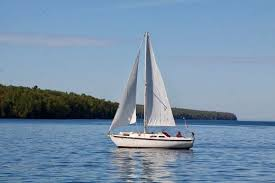
%> input picture SEMESTER 4/sailboat.jpg, 275 x 183 px
$ octave kimi.m   (GNU Octave 9; MATLAB toolbox functions it lacks are replaced by stand-ins)
%> lines starting %> are read from the running program, lines starting %| are printed output that depends on the picture
gambar=imread('sailboat.jpg');
%> gambar is the input picture: size 183x275x3 uint8; mean R, G, B 119, 144.5, 169.5
gray=rgb2gray(gambar);
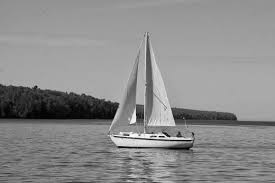
%> gray: size 183x275 uint8; min 0, max 252, mean 139.7
g1 = [0 -1 0;-1 4 -1;0 -1 0];
highPass = conv2(double(gray),g1);; imshow(gray);66
%> after `highPass = conv2(double(gray),g1)`:
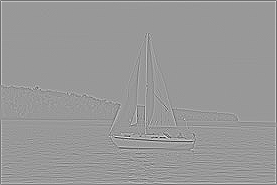
%> highPass: size 185x277 double; min -549, max 369, mean 0; drawn with min black and max white
figure, imshow(uint8(highPass))
%> after `imshow(uint8(highPass))`:
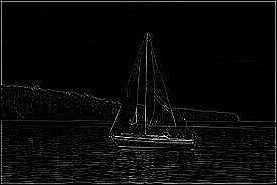
%> displayed picture: size 185x277, on the screen's scale of 0 to 255; min 0, max 255, mean 10

$ run again, with SEMESTER 4/WhatsApp Image 2024-04-01 at 10.49.24_065acd91.jpg copied over SEMESTER 4/sailboat.jpg
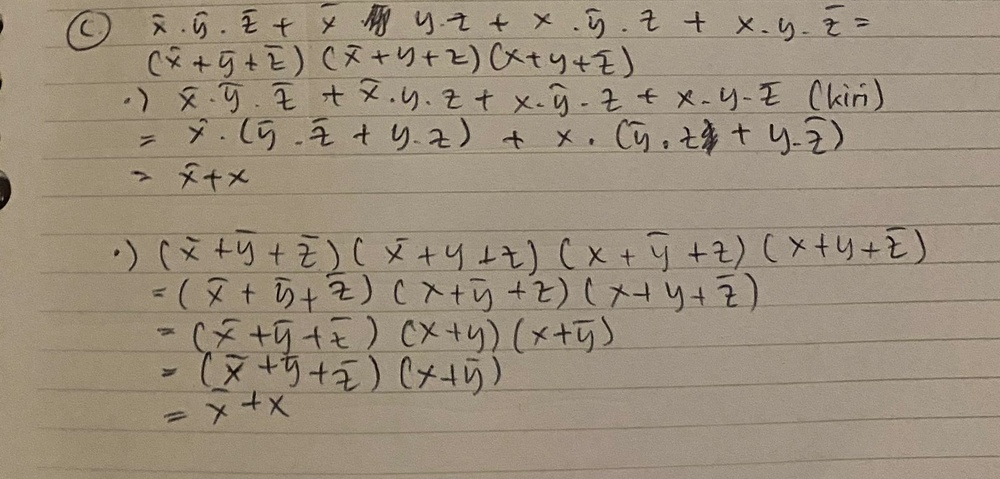
%> input picture SEMESTER 4/WhatsApp Image 2024-04-01 at 10.49.24_065acd91.jpg, 1000 x 479 px, shrunk from 1600 x 766 before the run
%> gambar is the input picture: size 479x1000x3 uint8; mean R, G, B 156.1, 143.2, 125
%> `highPass = conv2(double(gray),g1)`:
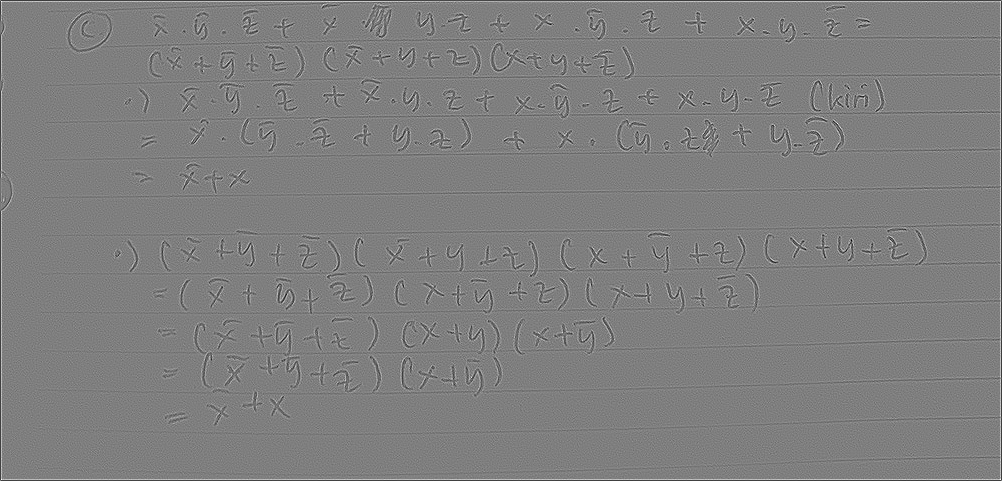
%> highPass: size 481x1002 double; min -302, max 304, mean 0; drawn with min black and max white
%> `imshow(uint8(highPass))`:
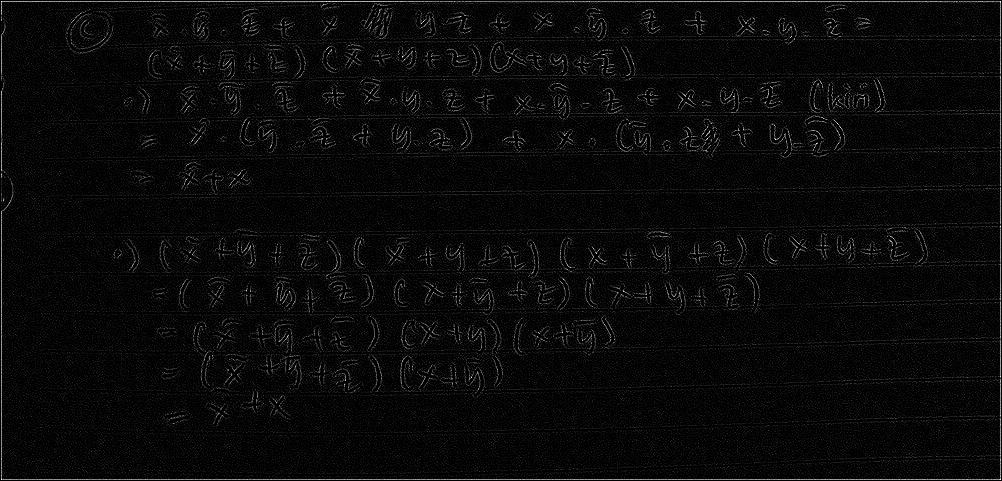
%> displayed picture: size 481x1002, on the screen's scale of 0 to 255; min 0, max 255, mean 9.3

$ run again, with SEMESTER 4/WhatsApp Image 2024-04-01 at 10.49.33_ea9957a7.jpg copied over SEMESTER 4/sailboat.jpg
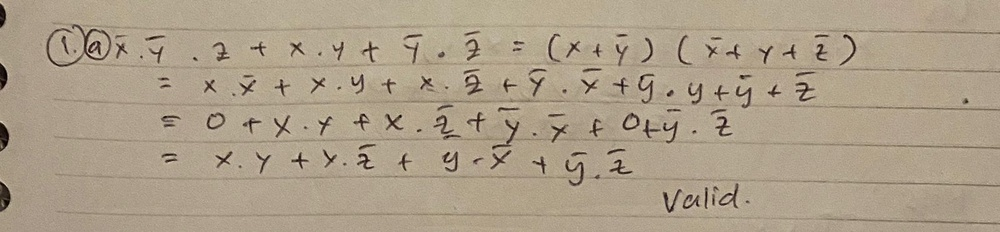
%> input picture SEMESTER 4/WhatsApp Image 2024-04-01 at 10.49.33_ea9957a7.jpg, 1000 x 232 px, shrunk from 1600 x 372 before the run
%> gambar is the input picture: size 232x1000x3 uint8; mean R, G, B 173.3, 159, 138
%> `highPass = conv2(double(gray),g1)`:
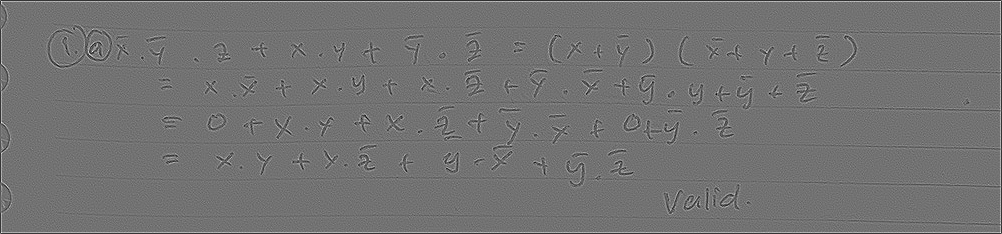
%> highPass: size 234x1002 double; min -298, max 365, mean 0; drawn with min black and max white
%> `imshow(uint8(highPass))`:
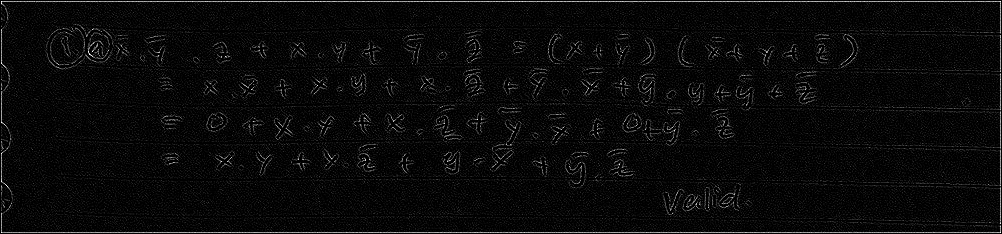
%> displayed picture: size 234x1002, on the screen's scale of 0 to 255; min 0, max 255, mean 10.2

$ run again, with SEMESTER 4/WhatsApp Image 2024-04-01 at 10.49.36_35254ffb.jpg copied over SEMESTER 4/sailboat.jpg
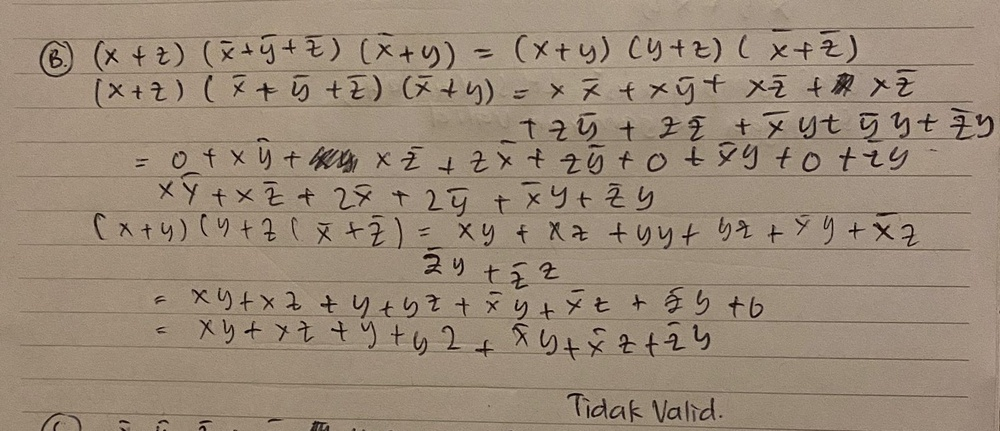
%> input picture SEMESTER 4/WhatsApp Image 2024-04-01 at 10.49.36_35254ffb.jpg, 1000 x 431 px, shrunk from 1600 x 690 before the run
%> gambar is the input picture: size 431x1000x3 uint8; mean R, G, B 154.4, 138.2, 120.5
%> `highPass = conv2(double(gray),g1)`:
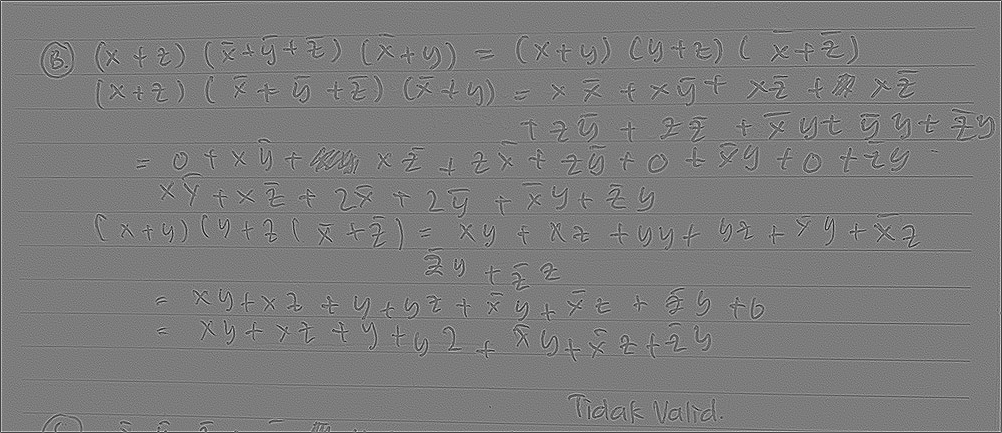
%> highPass: size 433x1002 double; min -302, max 316, mean 0; drawn with min black and max white
%> `imshow(uint8(highPass))`:
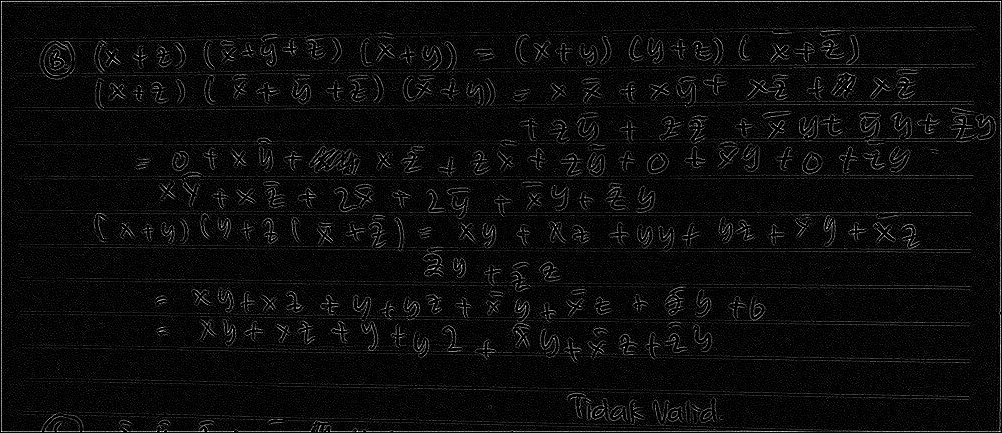
%> displayed picture: size 433x1002, on the screen's scale of 0 to 255; min 0, max 255, mean 11.5
